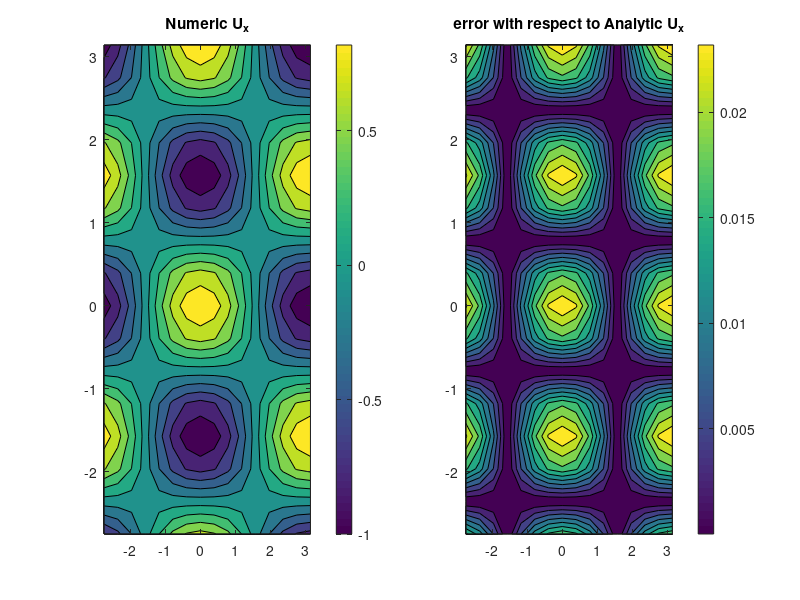
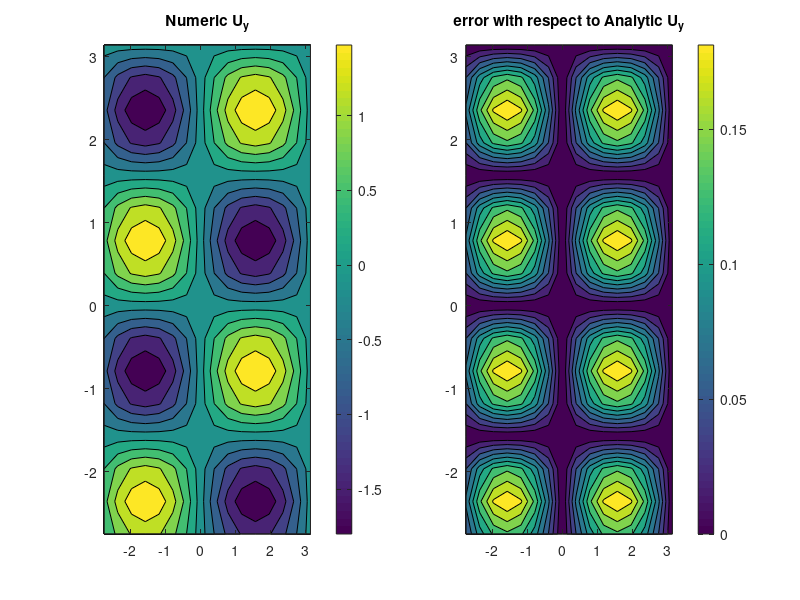
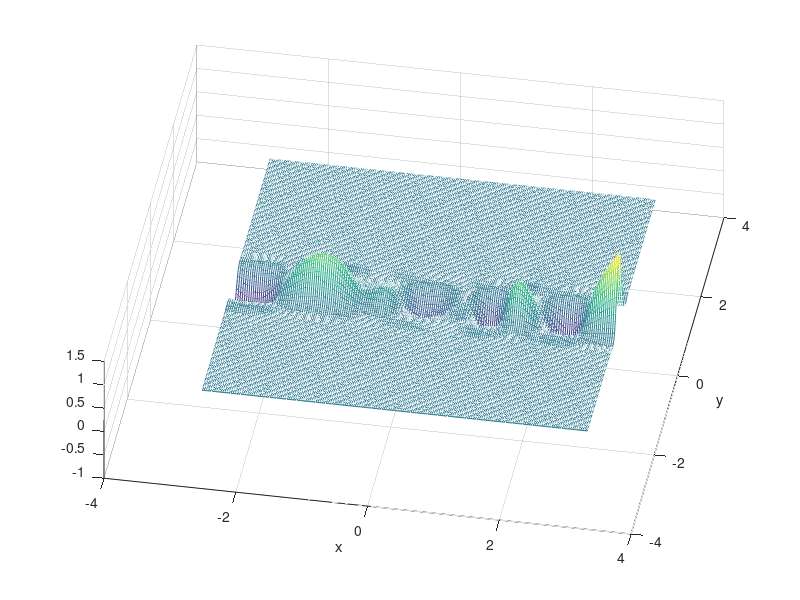

MATLAB code to generate these figures, in order:
%% example 15: wave equation in 2 dimension
% we solve u_t = c_1 u_x + c_2 u_y with periodic boundary conditions
% the bulk of this code is about setting up difference operators for the 
% periodic boundary condition case on [-A,A] X [-B,B]


% problem inputs
tmax=5;
c1= 3; c2=0; % wave speed
%phi=@(x,y) exp(-20*(x).^2-20*y.^2)+0.5*exp(-20*(x-pi/2).^2 -20*(y-pi/4).^2 ); % initial data 
phi=@(x,y) exp(-20*(x.^2+y.^2)); % initial data

A=pi;Nx=15; % for x direction
B=pi; Ny=15; % for y direction
dt=0.01; 

nmax= round(tmax/dt); % total number of time steps
nplt=floor((tmax/8)/dt); % we'll plot 20 time snapshots of the solutions

%% % setting up the spatial grid and differentiation in x direction on [-A:A], x_0=-A, x_{Nx+1}= A

dx=2*A/(Nx+1); x=[-A+dx:dx:A]';

% Dx= centered differencing for first derivative
firstcol=[0 -1 zeros(1,Nx-1)]'; firstrow=[0 1 zeros(1,Nx-1)];
Dx=toeplitz(firstcol,firstrow);
Dx(1,Nx+1)=-1;Dx(Nx+1,1)=1; % modifications to make differencing periodic
Dx=Dx/(2*dx);
Ix=eye(Nx+1);



%% % setting up the spatial grid in y direction on [-B:B], y_0=-B, y_{Ny+1}= B
 
dy=2*B/(Ny+1); y=[-B+dy:dy:B]';
% Dy= centered differencing for first derivative
firstcol=[0 -1 zeros(1,Ny-1)]'; firstrow=[0 1 zeros(1,Ny-1)];
Dy=toeplitz(firstcol,firstrow);
Dy(1,Ny+1)=-1;Dy(Ny+1,1)=1; % modifications to make differencing periodic
Dy=Dy/(2*dy);
Iy=eye(Ny+1);
%%
%%% Combining onto tensorial grid in 2 dimensions

delta_x = kron(Dx,Iy); % this is the x derivative in a 2-dimensional setting
delta_y = kron(Ix,Dy); % this is the y derivative in a 2-dimensional setting.

 [XX,YY] = meshgrid(-A:A/100:A,-B:B/100:B); % finer grid for plotting
%% testing the derivatives
[X,Y]=meshgrid(x,y); % tensorial grid
Utest=sin(X).*cos(2*Y); % Utest is a matrix the same size as X or Y

Utest_x = cos(X).*cos(2*Y); Utest_y=-2*sin(X).*sin(2*Y); % true derivatives

% test of x derivative
U_vec = Utest(:); % reshaping the grid function into a vector
U_x_num = delta_x*U_vec; % Apply the derivative matrix in x direction
U_x_matrix = reshape(U_x_num,Ny+1,Nx+1); % reshaping vector back into grid function

%%
figure(1)
subplot(1,2,1)
contourf(X,Y,Utest_x)
colorbar
title 'Numeric U_{x}'
subplot(1,2,2)
contourf(X,Y,abs(Utest_x-U_x_matrix))
colorbar
title 'error with respect to Analytic U_{x}'

%% 
% test of y derivative

U_vec = Utest(:);
U_y_num = delta_y*U_vec;

U_y_matrix = reshape(U_y_num,Ny+1,Nx+1);

%%
figure(2)
subplot(1,2,1)
contourf(X,Y,U_y_matrix)
colorbar
title 'Numeric U_{y}'
subplot(1,2,2)
contourf(X,Y,abs(Utest_y-U_y_matrix))
colorbar
title 'error with respect to Analytic U_{y}'

%%%
%%% solving the PDE u_x = c_1 u_x + c_2 u_y, u(x,y,0)= phi(x,y)
%% collecting data for plotting
tdata=0;

initdata=phi(X,Y); initdata=initdata(:);

truedata=initdata; % true solution

LWn=initdata; % Forward euler
figure(3)
for n=1:nmax
    t=n*dt;
    LWn=LWn+dt*[c1*delta_x + c2*delta_y]*LWn; % Forward Euler step
    if mod(n,nplt)==0
          
         plotsnap=reshape(LWn,Ny+1,Nx+1);
        
      vvv = interp2(X,Y,plotsnap,XX,YY,'cubic');
      mesh(XX,YY,vvv),
      view([10,70])
        % mesh(X,Y,plotsnap);
        xlabel x, ylabel y, 
        drawnow
         tdata=[tdata t];
        pause
    end
  
end


